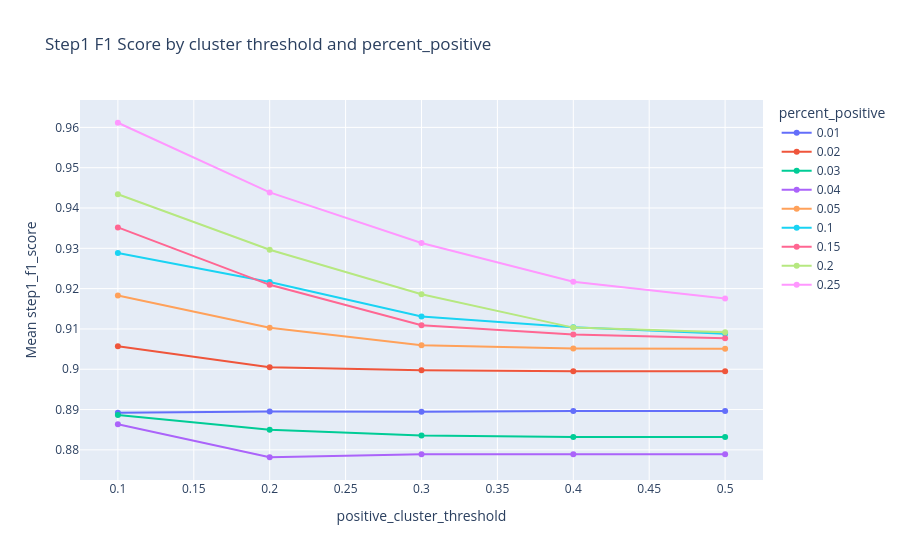

Notebook cell for this chart:
### Code cell
grouped = (
    cora[
        (cora['cluster_strategy'] == 'percentage')
        & (cora['status'] == 'success')
    ]
    .groupby(['percent_positive', 'positive_cluster_threshold'])['step1_f1_score']
    .agg(['mean', 'std'])
    .reset_index()
    .sort_values(['percent_positive', 'positive_cluster_threshold'])
)

fig = px.line(
    grouped,
    x='positive_cluster_threshold',
    y='mean',
    color='percent_positive',
    markers=True,
    title='Step1 F1 Score by cluster threshold and percent_positive',
    custom_data=['percent_positive', 'std']
)

fig.update_traces(
    hovertemplate=(
        'percent_positive=%{customdata[0]:.2f}<br>'
        'positive_cluster_threshold=%{x:.2f}<br>'
        'mean step1_f1_score=%{y:.4f}<br>'
        'std=%{customdata[1]:.4f}<extra></extra>'
    )
)

fig.update_layout(
    xaxis_title='positive_cluster_threshold',
    yaxis_title='Mean step1_f1_score',
    legend_title='percent_positive'
)

fig.show()

### Figure 1 — Plotly figure (JSON) as saved in the notebook; plotly's stock layout.template omitted (floating-point values rounded to 4 significant figures)
{"data": [{"customdata": [[0.01, 0.05781], [0.01, 0.05783], [0.01, 0.0577], [0.01, 0.05768], [0.01, 0.05768]], "hovertemplate": "percent_positive=%{customdata[0]:.2f}<br>positive_cluster_threshold=%{x:.2f}<br>mean step1_f1_score=%{y:.4f}<br>std=%{customdata[1]:.4f}<extra></extra>", "legendgroup": "0.01", "line": {"color": "#636efa", "dash": "solid"}, "marker": {"symbol": "circle"}, "mode": "lines+markers", "name": "0.01", "orientation": "v", "showlegend": true, "type": "scatter", "x": [0.1, 0.2, 0.3, 0.4, 0.5], "xaxis": "x", "y": [0.8892, 0.8895, 0.8894, 0.8896, 0.8896], "yaxis": "y"}, {"customdata": [[0.02, 0.04594], [0.02, 0.05016], [0.02, 0.05051], [0.02, 0.05058], [0.02, 0.05057]], "hovertemplate": "percent_positive=%{customdata[0]:.2f}<br>positive_cluster_threshold=%{x:.2f}<br>mean step1_f1_score=%{y:.4f}<br>std=%{customdata[1]:.4f}<extra></extra>", "legendgroup": "0.02", "line": {"color": "#EF553B", "dash": "solid"}, "marker": {"symbol": "circle"}, "mode": "lines+markers", "name": "0.02", "orientation": "v", "showlegend": true, "type": "scatter", "x": [0.1, 0.2, 0.3, 0.4, 0.5], "xaxis": "x", "y": [0.9057, 0.9005, 0.8998, 0.8995, 0.8995], "yaxis": "y"}, {"customdata": [[0.03, 0.04983], [0.03, 0.05368], [0.03, 0.05582], [0.03, 0.05578], [0.03, 0.05578]], "hovertemplate": "percent_positive=%{customdata[0]:.2f}<br>positive_cluster_threshold=%{x:.2f}<br>mean step1_f1_score=%{y:.4f}<br>std=%{customdata[1]:.4f}<extra></extra>", "legendgroup": "0.03", "line": {"color": "#00cc96", "dash": "solid"}, "marker": {"symbol": "circle"}, "mode": "lines+markers", "name": "0.03", "orientation": "v", "showlegend": true, "type": "scatter", "x": [0.1, 0.2, 0.3, 0.4, 0.5], "xaxis": "x", "y": [0.8887, 0.885, 0.8835, 0.8832, 0.8832], "yaxis": "y"}, {"customdata": [[0.04, 0.05244], [0.04, 0.05837], [0.04, 0.05994], [0.04, 0.05975], [0.04, 0.05975]], "hovertemplate": "percent_positive=%{customdata[0]:.2f}<br>positive_cluster_threshold=%{x:.2f}<br>mean step1_f1_score=%{y:.4f}<br>std=%{customdata[1]:.4f}<extra></extra>", "legendgroup": "0.04", "line": {"color": "#ab63fa", "dash": "solid"}, "marker": {"symbol": "circle"}, "mode": "lines+markers", "name": "0.04", "orientation": "v", "showlegend": true, "type": "scatter", "x": [0.1, 0.2, 0.3, 0.4, 0.5], "xaxis": "x", "y": [0.8864, 0.8782, 0.8789, 0.8789, 0.8789], "yaxis": "y"}, {"customdata": [[0.05, 0.04149], [0.05, 0.04894], [0.05, 0.05248], [0.05, 0.05269], [0.05, 0.05278]], "hovertemplate": "percent_positive=%{customdata[0]:.2f}<br>positive_cluster_threshold=%{x:.2f}<br>mean step1_f1_score=%{y:.4f}<br>std=%{customdata[1]:.4f}<extra></extra>", "legendgroup": "0.05", "line": {"color": "#FFA15A", "dash": "solid"}, "marker": {"symbol": "circle"}, "mode": "lines+markers", "name": "0.05", "orientation": "v", "showlegend": true, "type": "scatter", "x": [0.1, 0.2, 0.3, 0.4, 0.5], "xaxis": "x", "y": [0.9183, 0.9103, 0.906, 0.9052, 0.9051], "yaxis": "y"}, {"customdata": [[0.1, 0.03394], [0.1, 0.03939], [0.1, 0.04402], [0.1, 0.04703], [0.1, 0.04989]], "hovertemplate": "percent_positive=%{customdata[0]:.2f}<br>positive_cluster_threshold=%{x:.2f}<br>mean step1_f1_score=%{y:.4f}<br>std=%{customdata[1]:.4f}<extra></extra>", "legendgroup": "0.1", "line": {"color": "#19d3f3", "dash": "solid"}, "marker": {"symbol": "circle"}, "mode": "lines+markers", "name": "0.1", "orientation": "v", "showlegend": true, "type": "scatter", "x": [0.1, 0.2, 0.3, 0.4, 0.5], "xaxis": "x", "y": [0.9288, 0.9216, 0.9131, 0.9104, 0.9088], "yaxis": "y"}, {"customdata": [[0.15, 0.02948], [0.15, 0.03933], [0.15, 0.0436], [0.15, 0.04415], [0.15, 0.04411]], "hovertemplate": "percent_positive=%{customdata[0]:.2f}<br>positive_cluster_threshold=%{x:.2f}<br>mean step1_f1_score=%{y:.4f}<br>std=%{customdata[1]:.4f}<extra></extra>", "legendgroup": "0.15", "line": {"color": "#FF6692", "dash": "solid"}, "marker": {"symbol": "circle"}, "mode": "lines+markers", "name": "0.15", "orientation": "v", "showlegend": true, "type": "scatter", "x": [0.1, 0.2, 0.3, 0.4, 0.5], "xaxis": "x", "y": [0.9352, 0.9209, 0.9109, 0.9086, 0.9077], "yaxis": "y"}, {"customdata": [[0.2, 0.02407], [0.2, 0.03148], [0.2, 0.03733], [0.2, 0.04396], [0.2, 0.04419]], "hovertemplate": "percent_positive=%{customdata[0]:.2f}<br>positive_cluster_threshold=%{x:.2f}<br>mean step1_f1_score=%{y:.4f}<br>std=%{customdata[1]:.4f}<extra></extra>", "legendgroup": "0.2", "line": {"color": "#B6E880", "dash": "solid"}, "marker": {"symbol": "circle"}, "mode": "lines+markers", "name": "0.2", "orientation": "v", "showlegend": true, "type": "scatter", "x": [0.1, 0.2, 0.3, 0.4, 0.5], "xaxis": "x", "y": [0.9434, 0.9296, 0.9186, 0.9103, 0.9092], "yaxis": "y"}, {"customdata": [[0.25, 0.01771], [0.25, 0.02584], [0.25, 0.0309], [0.25, 0.04007], [0.25, 0.04388]], "hovertemplate": "percent_positive=%{customdata[0]:.2f}<br>positive_cluster_threshold=%{x:.2f}<br>mean step1_f1_score=%{y:.4f}<br>std=%{customdata[1]:.4f}<extra></extra>", "legendgroup": "0.25", "line": {"color": "#FF97FF", "dash": "solid"}, "marker": {"symbol": "circle"}, "mode": "lines+markers", "name": "0.25", "orientation": "v", "showlegend": true, "type": "scatter", "x": [0.1, 0.2, 0.3, 0.4, 0.5], "xaxis": "x", "y": [0.9611, 0.9439, 0.9313, 0.9217, 0.9175], "yaxis": "y"}], "layout": {"legend": {"title": {"text": "percent_positive"}, "tracegroupgap": 0}, "title": {"text": "Step1 F1 Score by cluster threshold and percent_positive"}, "xaxis": {"anchor": "y", "domain": [0, 1], "title": {"text": "positive_cluster_threshold"}}, "yaxis": {"anchor": "x", "domain": [0, 1], "title": {"text": "Mean step1_f1_score"}}}}
